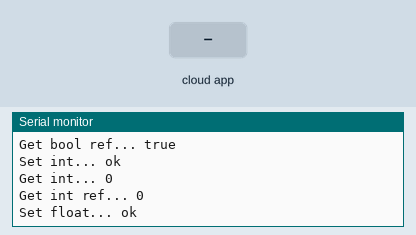
A program run on a simulated ESP32. On the bench: the last lines printed to the serial monitor. The test bench sets the inputs (shaded band). WiFi joins after 1.5 s; servers stay silent unless stated; the Firebase database answers and starts empty.

Above: at 2.7 s.
2.8 s: the phone or cloud app sets string to 0
At 2.83 s:
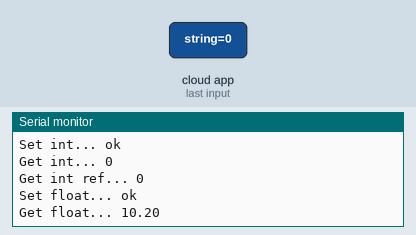
16.8 s: the phone or cloud app sets float to 0
At 17.84 s:
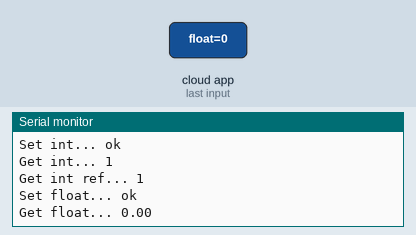

Measured:
- after the input at 16.8 s, the serial monitor: prints a new line after 0.91 s (image 2)

The program:

main.cpp
```cpp
// (licence header left out)
#include <Arduino.h>
#if defined(ESP32) || defined(ARDUINO_RASPBERRY_PI_PICO_W)
#include <WiFi.h>
#elif defined(ESP8266)
#include <ESP8266WiFi.h>
#elif __has_include(<WiFiNINA.h>)
#include <WiFiNINA.h>
#elif __has_include(<WiFi101.h>)
#include <WiFi101.h>
#elif __has_include(<WiFiS3.h>)
#include <WiFiS3.h>
#endif

#include <Firebase_ESP_Client.h>

// Provide the token generation process info.
#include <addons/TokenHelper.h>

// Provide the RTDB payload printing info and other helper functions.
#include <addons/RTDBHelper.h>

/* 1. Define the WiFi credentials */
// Insert your network credentials
#define WIFI_SSID "vodafone9AB36A"
#define WIFI_PASSWORD "GsKLbZyxsZY3fmKY"

// Insert Firebase project API Key

// Insert RTDB URLefine the RTDB URL */

// For the following credentials, see examples/Authentications/SignInAsUser/EmailPassword/EmailPassword.ino

/* 2. Define the API Key */
#define API_KEY "AIzaSyAevqWIEvp3LruApovAREKFK04oOjhG7CM"//"AIzaSyBJkeTgiUT2fZHOCa6IKQXHpxGxyQpXYJU"

/* 3. Define the RTDB URL */
#define DATABASE_URL "https://esp32-47542-default-rtdb.europe-west1.firebasedatabase.app/"// "https://jjegarcia-esp32-default-rtdb.europe-west1.firebasedatabase.app/"

/* 4. Define the user Email and password that alreadey registerd or added in your project */
#define USER_EMAIL "jjegarcia.test@gmail.com"
#define USER_PASSWORD "test@123"

// Define Firebase Data object
FirebaseData fbdo;

FirebaseAuth auth;
FirebaseConfig config;

unsigned long sendDataPrevMillis = 0;

unsigned long count = 0;

#if defined(ARDUINO_RASPBERRY_PI_PICO_W)
WiFiMulti multi;
#endif

void setup()
{

  Serial.begin(115200);

#if defined(ARDUINO_RASPBERRY_PI_PICO_W)
  multi.addAP(WIFI_SSID, WIFI_PASSWORD);
  multi.run();
#else
  WiFi.begin(WIFI_SSID, WIFI_PASSWORD);
#endif

  Serial.print("Connecting to Wi-Fi");
  unsigned long ms = millis();
  while (WiFi.status() != WL_CONNECTED)
  {
    Serial.print(".");
    delay(300);
#if defined(ARDUINO_RASPBERRY_PI_PICO_W)
    if (millis() - ms > 10000)
      break;
#endif
  }
  Serial.println();
  Serial.print("Connected with IP: ");
  Serial.println(WiFi.localIP());
  Serial.println();

  Serial.printf("Firebase Client v%s\n\n", FIREBASE_CLIENT_VERSION);

  /* Assign the api key (required) */
  config.api_key = API_KEY;

  /* Assign the user sign in credentials */
  auth.user.email = USER_EMAIL;
  auth.user.password = USER_PASSWORD;

  /* Assign the RTDB URL (required) */
  config.database_url = DATABASE_URL;

  /* Assign the callback function for the long running token generation task */
  config.token_status_callback = tokenStatusCallback; // see addons/TokenHelper.h

  // Or use legacy authenticate method
  // config.database_url = DATABASE_URL;
  // config.signer.tokens.legacy_token = "<database secret>";

  // To connect without auth in Test Mode, see Authentications/TestMode/TestMode.ino

  //////////////////////////////////////////////////////////////////////////////////////////////
  // Please make sure the device free Heap is not lower than 80 k for ESP32 and 10 k for ESP8266,
  // otherwise the SSL connection will fail.
  //////////////////////////////////////////////////////////////////////////////////////////////

  // Comment or pass false value when WiFi reconnection will control by your code or third party library e.g. WiFiManager
  Firebase.reconnectNetwork(true);

  // Since v4.4.x, BearSSL engine was used, the SSL buffer need to be set.
  // Large data transmission may require larger RX buffer, otherwise connection issue or data read time out can be occurred.
  fbdo.setBSSLBufferSize(4096 /* Rx buffer size in bytes from 512 - 16384 */, 1024 /* Tx buffer size in bytes from 512 - 16384 */);

  // Limit the size of response payload to be collected in FirebaseData
  fbdo.setResponseSize(2048);

  Firebase.begin(&config, &auth);

  // The WiFi credentials are required for Pico W
  // due to it does not have reconnect feature.
#if defined(ARDUINO_RASPBERRY_PI_PICO_W)
  config.wifi.clearAP();
  config.wifi.addAP(WIFI_SSID, WIFI_PASSWORD);
#endif

  Firebase.setDoubleDigits(5);

  config.timeout.serverResponse = 10 * 1000;


  // You can use TCP KeepAlive in FirebaseData object and tracking the server connection status, please read this for detail.
  // https://github.com/mobizt/Firebase-ESP-Client#about-firebasedata-object
  // fbdo.keepAlive(5, 5, 1);

  /** Timeout options.

  //Network reconnect timeout (interval) in ms (10 sec - 5 min) when network or WiFi disconnected.
  config.timeout.networkReconnect = 10 * 1000;

  //Socket connection and SSL handshake timeout in ms (1 sec - 1 min).
  config.timeout.socketConnection = 10 * 1000;

  //Server response read timeout in ms (1 sec - 1 min).
  config.timeout.serverResponse = 10 * 1000;

  //RTDB Stream keep-alive timeout in ms (20 sec - 2 min) when no server's keep-alive event data received.
  config.timeout.rtdbKeepAlive = 45 * 1000;

  //RTDB Stream reconnect timeout (interval) in ms (1 sec - 1 min) when RTDB Stream closed and want to resume.
  config.timeout.rtdbStreamReconnect = 1 * 1000;

  //RTDB Stream error notification timeout (interval) in ms (3 sec - 30 sec). It determines how often the readStream
  //will return false (error) when it called repeatedly in loop.
  config.timeout.rtdbStreamError = 3 * 1000;

  Note:
  The function that starting the new TCP session i.e. first time server connection or previous session was closed, the function won't exit until the
  time of config.timeout.socketConnection.

  You can also set the TCP data sending retry with
  config.tcp_data_sending_retry = 1;

  */
}

void loop()
{

  //  Firebase.deleteUser(&config, &auth);


  // Firebase.ready() should be called repeatedly to handle authentication tasks.

  if (Firebase.ready() && (millis() - sendDataPrevMillis > 15000 || sendDataPrevMillis == 0))
  {
    sendDataPrevMillis = millis();

    Serial.printf("Set bool... %s\n", Firebase.RTDB.setBool(&fbdo, F("/test/bool"), count % 2 == 0) ? "ok" : fbdo.errorReason().c_str());

    Serial.printf("Get bool... %s\n", Firebase.RTDB.getBool(&fbdo, FPSTR("/test/bool")) ? fbdo.to<bool>() ? "true" : "false" : fbdo.errorReason().c_str());

    bool bVal;
    Serial.printf("Get bool ref... %s\n", Firebase.RTDB.getBool(&fbdo, F("/test/bool"), &bVal) ? bVal ? "true" : "false" : fbdo.errorReason().c_str());

    Serial.printf("Set int... %s\n", Firebase.RTDB.setInt(&fbdo, F("/test/int"), count) ? "ok" : fbdo.errorReason().c_str());

    Serial.printf("Get int... %s\n", Firebase.RTDB.getInt(&fbdo, F("/test/int")) ? String(fbdo.to<int>()).c_str() : fbdo.errorReason().c_str());

    int iVal = 0;
    Serial.printf("Get int ref... %s\n", Firebase.RTDB.getInt(&fbdo, F("/test/int"), &iVal) ? String(iVal).c_str() : fbdo.errorReason().c_str());

    Serial.printf("Set float... %s\n", Firebase.RTDB.setFloat(&fbdo, F("/test/float"), count + 10.2) ? "ok" : fbdo.errorReason().c_str());

    Serial.printf("Get float... %s\n", Firebase.RTDB.getFloat(&fbdo, F("/test/float")) ? String(fbdo.to<float>()).c_str() : fbdo.errorReason().c_str());

    Serial.printf("Set double... %s\n", Firebase.RTDB.setDouble(&fbdo, F("/test/double"), count + 35.517549723765) ? "ok" : fbdo.errorReason().c_str());

    Serial.printf("Get double... %s\n", Firebase.RTDB.getDouble(&fbdo, F("/test/double")) ? String(fbdo.to<double>()).c_str() : fbdo.errorReason().c_str());

    Serial.printf("Set string... %s\n", Firebase.RTDB.setString(&fbdo, F("/test/string"), F("Hello World!")) ? "ok" : fbdo.errorReason().c_str());

    Serial.printf("Get string... %s\n", Firebase.RTDB.getString(&fbdo, F("/test/string")) ? fbdo.to<const char *>() : fbdo.errorReason().c_str());

    // For the usage of FirebaseJson, see examples/FirebaseJson/BasicUsage/Create_Edit_Parse.ino
    FirebaseJson json;

    if (count == 0)
    {
      json.set("value/round/" + String(count), F("cool!"));
      json.set(F("value/ts/.sv"), F("timestamp"));
      Serial.printf("Set json... %s\n", Firebase.RTDB.set(&fbdo, F("/test/json"), &json) ? "ok" : fbdo.errorReason().c_str());
    }
    else
    {
      json.add(String(count), F("smart!"));
      Serial.printf("Update node... %s\n", Firebase.RTDB.updateNode(&fbdo, F("/test/json/value/round"), &json) ? "ok" : fbdo.errorReason().c_str());
    }

    Serial.println();

    // For generic set/get functions.

    // For generic set, use Firebase.RTDB.set(&fbdo, <path>, <any variable or value>)

    // For generic get, use Firebase.RTDB.get(&fbdo, <path>).
    // And check its type with fbdo.dataType() or fbdo.dataTypeEnum() and
    // cast the value from it e.g. fbdo.to<int>(), fbdo.to<std::string>().

    // The function, fbdo.dataType() returns types String e.g. string, boolean,
    // int, float, double, json, array, blob, file and null.

    // The function, fbdo.dataTypeEnum() returns type enum (number) e.g. firebase_rtdb_data_type_null (1),
    // firebase_rtdb_data_type_integer, firebase_rtdb_data_type_float, firebase_rtdb_data_type_double,
    // firebase_rtdb_data_type_boolean, firebase_rtdb_data_type_string, firebase_rtdb_data_type_json,
    // firebase_rtdb_data_type_array, firebase_rtdb_data_type_blob, and firebase_rtdb_data_type_file (10)

    count++;
  }

}

/** NOTE:
 * When you trying to get boolean, integer and floating point number using getXXX from string, json
 * and array that stored on the database, the value will not set (unchanged) in the
 * FirebaseData object because of the request and data response type are mismatched.
 *
 * There is no error reported in this case, until you set this option to true
 * config.rtdb.data_type_stricted = true;
 *
 * In the case of unknown type of data to be retrieved, please use generic get function and cast its value to desired type like this
 *
 * Firebase.RTDB.get(&fbdo, "/path/to/node");
 *
 * float value = fbdo.to<float>();
 * String str = fbdo.to<String>();
 *
 */

/// PLEASE AVOID THIS ////

// Please avoid the following inappropriate and inefficient use cases
/**
 *
 * 1. Call get repeatedly inside the loop without the appropriate timing for execution provided e.g. millis() or conditional checking,
 * where delay should be avoided.
 *
 * Everytime get was called, the request header need to be sent to server which its size depends on the authentication method used,
 * and costs your data usage.
 *
 * Please use stream function instead for this use case.
 *
 * 2. Using the single FirebaseData object to call different type functions as above example without the appropriate
 * timing for execution provided in the loop i.e., repeatedly switching call between get and set functions.
 *
 * In addition to costs the data usage, the delay will be involved as the session needs to be closed and opened too often
 * due to the HTTP method (GET, PUT, POST, PATCH and DELETE) was changed in the incoming request.
 *
 *
 * Please reduce the use of swithing calls by store the multiple values to the JSON object and store it once on the database.
 *
 * Or calling continuously "set" or "setAsync" functions without "get" called in between, and calling get continuously without set
 * called in between.
 *
 * If you needed to call arbitrary "get" and "set" based on condition or event, use another FirebaseData object to avoid the session
 * closing and reopening.
 *
 * 3. Use of delay or hidden delay or blocking operation to wait for hardware ready in the third party sensor libraries, together with stream functions e.g. Firebase.RTDB.readStream and fbdo.streamAvailable in the loop.
 *
 * Please use non-blocking mode of sensor libraries (if available) or use millis instead of delay in your code.
 *
 * 4. Blocking the token generation process.
 *
 * Let the authentication token generation to run without blocking, the following code MUST BE AVOIDED.
 *
 * while (!Firebase.ready()) <---- Don't do this in while loop
 * {
 *     delay(1000);
 * }
 *
 */
```
